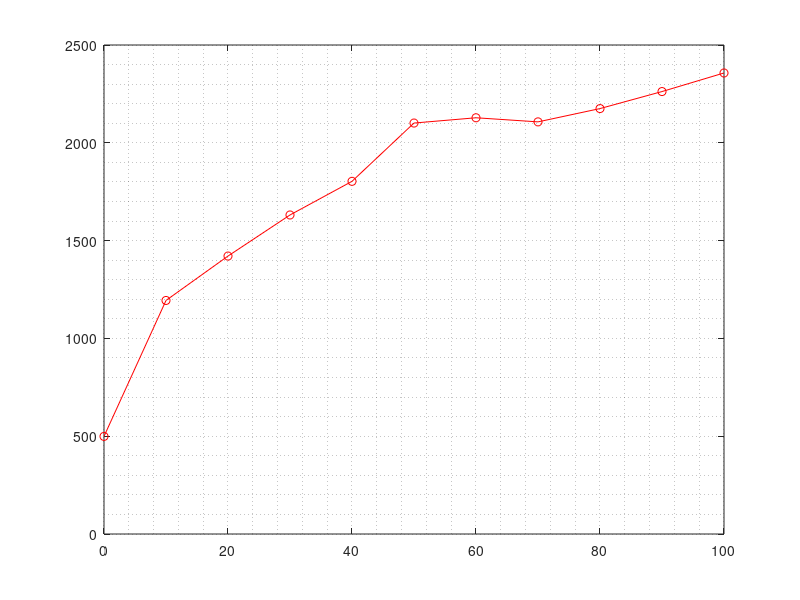

This figure's MATLAB source: (Note: this script raises an error after producing the figure.)
A = importdata('Time_data/mutex_lock_-o_-c.txt');
B = importdata('Time_data/spin_lock_-o_-c.txt');
C = importdata('Time_data/my_mutex_lock_-o_-c.txt');
D = importdata('Time_data/my_spinTAS_lock_-o_-c.txt');
E = importdata('Time_data/my_spinTTAS_lock_-o_-c.txt');
F = importdata('Time_data/my_queue_lock_-o_-c.txt');

a=A';
b=B';
c=C';
d=D';
e=E';
f=F';
x1=0:10:100;

figure('Color',[0.8 0.8 0.8]);
%p = polyfit(x,a,1);
%y1 = polyval(p,x);

plot(x1,a,'-o','Color','red');
hold on

grid minor
ax = gca;
ax.XMinorGrid = 'off';
set(gca,'FontSize',15);

title('Time vs WorkInsideCS and WorkOutsideCS','FontSize',20);
ylabel('time(ms)','FontSize',20);
xlabel('WorkInsideCS and WorkOutsideCS','FontSize',20);
ylim([0 5000]);
xlim([0 100]);

plot(x1,b,'-o','Color','black');
plot(x1,c,'-o','Color','magenta');
plot(x1,d,'-o','Color','cyan');
plot(x1,e,'-o','Color','green');
plot(x1,f,'-o','Color','blue');

l = legend('pthr mutex','pthr spin','myMutex','mySpinTAS','mySpinTTAS','myQueue','Location','southeastoutside');
set(l,'FontSize',20);
